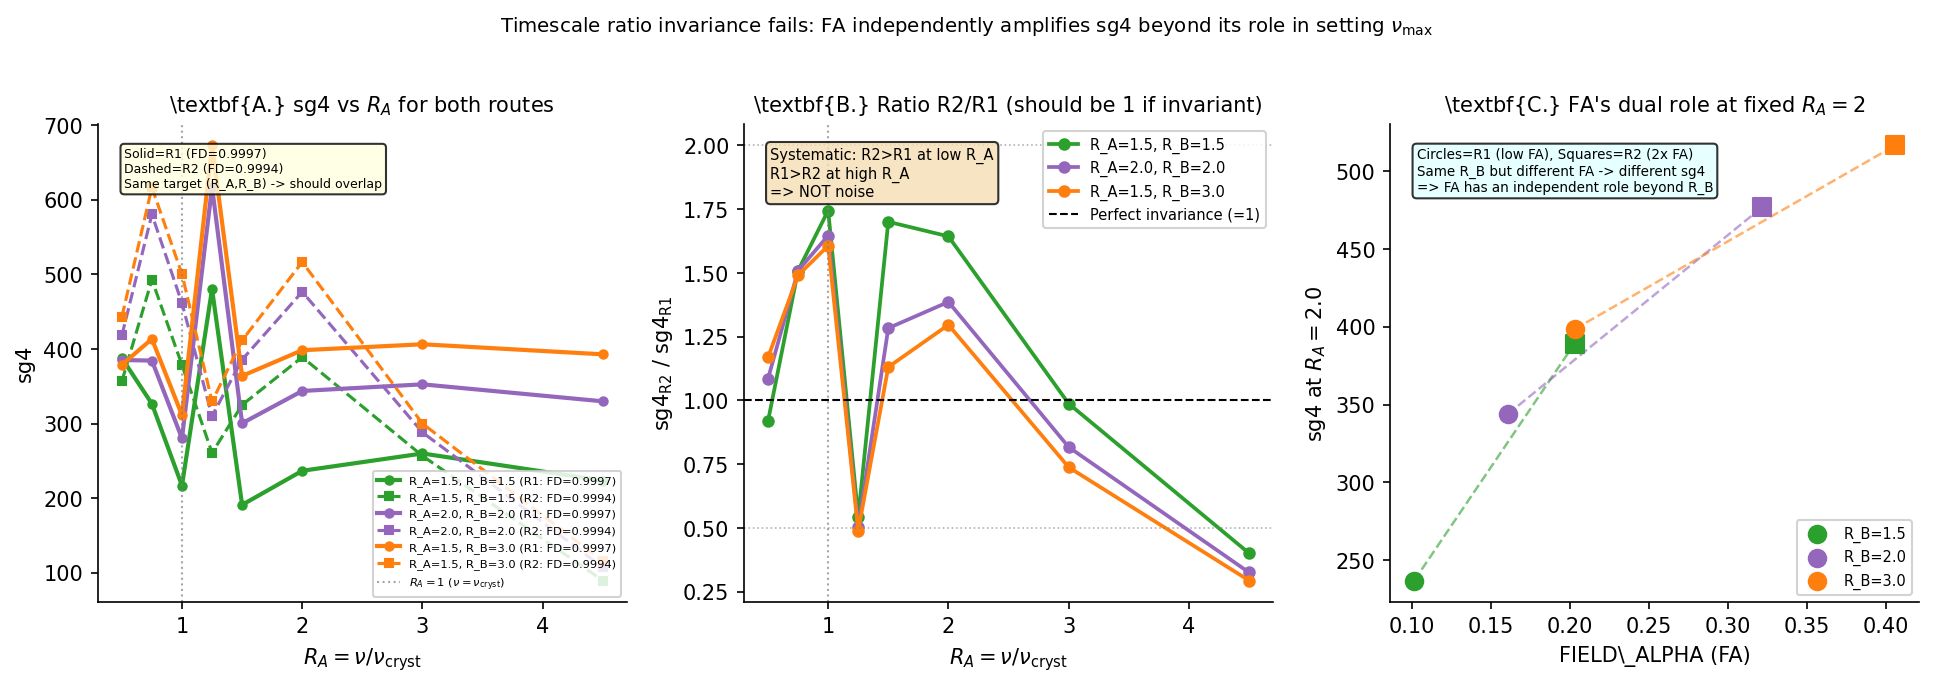

The script that saved this image:
"""
paper14_figure1.py -- Figure 1 for Paper 14

Three-panel figure showing the iso-ratio invariance test result:
  Panel A: sg4 vs R_A for both routes at T2 target (R_A=2.0, R_B=2.0).
           If ratio hypothesis holds: curves should overlap.
           Reality: R2 > R1 at low R_A, R1 > R2 at high R_A.
  Panel B: sg4 ratio R2/R1 across R_A values for all three targets.
           Systematic pattern: not random noise, but route-dependent.
  Panel C: Explanation diagram -- FA enters sg4 through two independent routes:
           (1) via R_B (which ratio parameterization captures)
           (2) via differentiation speed per event (which it misses).
           Show: at fixed R_B, higher FA -> higher sg4 amplitude.

Output: paper14_figure1.pdf, paper14_figure1.png
"""
import json, os
import numpy as np
import math
import matplotlib
matplotlib.use("Agg")
import matplotlib.pyplot as plt

DIR = os.path.dirname(__file__)
r1 = json.load(open(os.path.join(DIR, "results", "paper14_exp1_results.json")))

FD_R1 = 0.9997; FD_R2 = 0.9994
NU_CRYST_R1 = abs(math.log(FD_R1)) / math.log(2)
NU_CRYST_R2 = abs(math.log(FD_R2)) / math.log(2)
P_CALM = (1 - 4.8 / (2 * 15)) ** (10 + 15 - 1)

TARGETS = {
    "T1_1.5_1.5": (1.5, 1.5),
    "T2_2.0_2.0": (2.0, 2.0),
    "T3_1.5_3.0": (1.5, 3.0),
}
RA_SCAN = [0.5, 0.75, 1.0, 1.25, 1.5, 2.0, 3.0, 4.5]

def get_sg4(tname, route, ra):
    key = f"{tname},{route},{ra:.4f}"
    if key in r1:
        return float(np.mean([v["sg4"] for v in r1[key]]))
    return np.nan

fig, axes = plt.subplots(1, 3, figsize=(13, 4.5))

# Colors for routes
C_R1 = "#1f77b4"   # blue -- Route R1 (FD=0.9997)
C_R2 = "#d62728"   # red  -- Route R2 (FD=0.9994)
TARGET_COLORS = {"T1_1.5_1.5": "#2ca02c", "T2_2.0_2.0": "#9467bd", "T3_1.5_3.0": "#ff7f0e"}

# --- Panel A: sg4 vs R_A for T2 target, both routes ---
ax = axes[0]
for tname, (ra_tgt, rb_tgt) in TARGETS.items():
    y1 = [get_sg4(tname, "R1", ra) for ra in RA_SCAN]
    y2 = [get_sg4(tname, "R2", ra) for ra in RA_SCAN]
    tc = TARGET_COLORS[tname]
    lab = f"R_A={ra_tgt}, R_B={rb_tgt}"
    ax.plot(RA_SCAN, y1, color=tc, lw=2.0, ls="-", marker="o", ms=4,
            label=f"{lab} (R1: FD=0.9997)")
    ax.plot(RA_SCAN, y2, color=tc, lw=1.5, ls="--", marker="s", ms=4,
            label=f"{lab} (R2: FD=0.9994)")

ax.axvline(x=1.0, color="gray", lw=1.0, ls=":", alpha=0.7,
           label=r"$R_A=1$ ($\nu=\nu_{\rm cryst}$)")
ax.set_xlabel(r"$R_A = \nu/\nu_{\rm cryst}$", fontsize=10)
ax.set_ylabel(r"sg4", fontsize=10)
ax.set_title(r"\textbf{A.} sg4 vs $R_A$ for both routes", fontsize=10)
ax.legend(fontsize=5.5, loc="lower right", framealpha=0.85)
ax.spines["top"].set_visible(False)
ax.spines["right"].set_visible(False)
ax.text(0.05, 0.95, "Solid=R1 (FD=0.9997)\nDashed=R2 (FD=0.9994)\nSame target (R_A,R_B) -> should overlap",
        transform=ax.transAxes, fontsize=6, va="top",
        bbox=dict(boxstyle="round,pad=0.3", facecolor="lightyellow", alpha=0.8))

# --- Panel B: ratio R2/R1 for all targets ---
ax = axes[1]
for tname, (ra_tgt, rb_tgt) in TARGETS.items():
    ratios = []
    valid_ra = []
    for ra in RA_SCAN:
        sg4_r1 = get_sg4(tname, "R1", ra)
        sg4_r2 = get_sg4(tname, "R2", ra)
        if sg4_r1 > 10 and sg4_r2 > 10:
            ratios.append(sg4_r2 / sg4_r1)
            valid_ra.append(ra)
    tc = TARGET_COLORS[tname]
    ax.plot(valid_ra, ratios, color=tc, lw=1.8, marker="o", ms=5,
            label=f"R_A={ra_tgt}, R_B={rb_tgt}")

ax.axhline(y=1.0, color="k", lw=1.0, ls="--", label="Perfect invariance (=1)")
ax.axhline(y=2.0, color="gray", lw=0.8, ls=":", alpha=0.6)
ax.axhline(y=0.5, color="gray", lw=0.8, ls=":", alpha=0.6)
ax.axvline(x=1.0, color="gray", lw=1.0, ls=":", alpha=0.7)
ax.set_xlabel(r"$R_A = \nu/\nu_{\rm cryst}$", fontsize=10)
ax.set_ylabel(r"sg4$_{\rm R2}$ / sg4$_{\rm R1}$", fontsize=10)
ax.set_title(r"\textbf{B.} Ratio R2/R1 (should be 1 if invariant)", fontsize=10)
ax.legend(fontsize=7, framealpha=0.85)
ax.spines["top"].set_visible(False)
ax.spines["right"].set_visible(False)
ax.text(0.05, 0.95, "Systematic: R2>R1 at low R_A\nR1>R2 at high R_A\n=> NOT noise",
        transform=ax.transAxes, fontsize=7, va="top",
        bbox=dict(boxstyle="round,pad=0.3", facecolor="wheat", alpha=0.8))

# --- Panel C: FA's dual role -- at same R_B, higher FA -> higher sg4 ---
ax = axes[2]
# Show sg4 vs FA at fixed R_B~2, for Routes R1 and R2
# At R_A=2.0: R1(FA=0.16)->343, R2(FA=0.32)->476 for T2
# At R_A=2.0: R1(FA=0.10)->237, R2(FA=0.20)->389 for T1
# At R_A=2.0: R1(FA=0.20)->399, R2(FA=0.41)->517 for T3

fa_vals = []
sg4_vals = []
rb_vals = []
for tname, (ra_tgt, rb_tgt) in TARGETS.items():
    fa_r1 = rb_tgt * ra_tgt * NU_CRYST_R1 / (P_CALM * (0.5 ** (1.0/ra_tgt)))
    fa_r2 = rb_tgt * ra_tgt * NU_CRYST_R2 / (P_CALM * (0.5 ** (1.0/ra_tgt)))
    sg4_r1 = get_sg4(tname, "R1", 2.0)
    sg4_r2 = get_sg4(tname, "R2", 2.0)
    fa_vals.extend([fa_r1, fa_r2])
    sg4_vals.extend([sg4_r1, sg4_r2])
    rb_vals.extend([rb_tgt, rb_tgt])
    ax.scatter(fa_r1, sg4_r1, marker="o", s=70, color=TARGET_COLORS[tname],
               label=f"R_B={rb_tgt}", zorder=3)
    ax.scatter(fa_r2, sg4_r2, marker="s", s=70, color=TARGET_COLORS[tname], zorder=3)
    ax.plot([fa_r1, fa_r2], [sg4_r1, sg4_r2], color=TARGET_COLORS[tname],
            lw=1.2, ls="--", alpha=0.6)

ax.set_xlabel(r"FIELD\_ALPHA (FA)", fontsize=10)
ax.set_ylabel(r"sg4 at $R_A=2.0$", fontsize=10)
ax.set_title(r"\textbf{C.} FA's dual role at fixed $R_A=2$", fontsize=10)
ax.legend(fontsize=7, framealpha=0.85)
ax.spines["top"].set_visible(False)
ax.spines["right"].set_visible(False)
ax.text(0.05, 0.95,
        "Circles=R1 (low FA), Squares=R2 (2x FA)\n"
        "Same R_B but different FA -> different sg4\n"
        "=> FA has an independent role beyond R_B",
        transform=ax.transAxes, fontsize=6.5, va="top",
        bbox=dict(boxstyle="round,pad=0.3", facecolor="lightcyan", alpha=0.8))

fig.suptitle(
    r"Timescale ratio invariance fails: FA independently amplifies sg4 beyond its role in setting $\nu_{\rm max}$",
    fontsize=9.5, y=1.01
)
fig.tight_layout()

OUT = os.path.join(DIR, "paper14_figure1")
fig.savefig(OUT + ".pdf", bbox_inches="tight")
fig.savefig(OUT + ".png", dpi=150, bbox_inches="tight")
print(f"Saved {OUT}.pdf and {OUT}.png")
